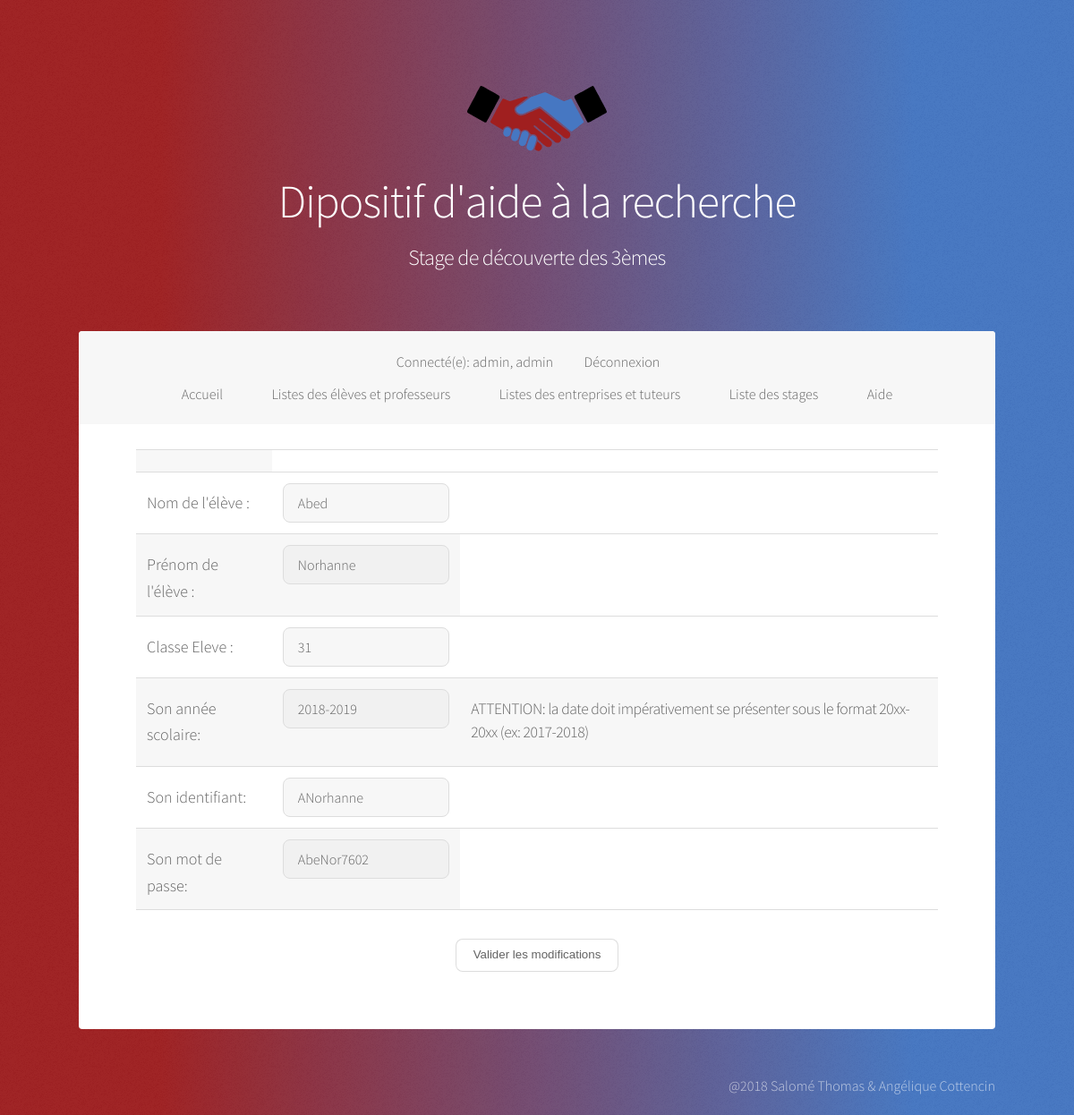
The app's page /Application/Stage/admin/modifEleve.php?eleve=1 (signed in) with its own data.
### tables this page shows
CREATE TABLE `usereleve` (
  `idUserEleve` int(200) NOT NULL,
  `nomEleve` text,
  `prenomEleve` text,
  `classeEleve` int(2) DEFAULT NULL,
  `anneeScolaire` text,
  `login` text,
  `password` text,
  `role` varchar(200) DEFAULT 'eleve',
  `present` tinyint(1) DEFAULT '1'
);

### Application/Stage/models/fonctions.php (called while the page is built, shortened)
<?php
require_once('connect-db.php');
	function eleve_getByID($idEleve) {
		global $pdo;
		$req = "SELECT * FROM usereleve where idUserEleve=:idEleve;";
		$query = $pdo->prepare ( $req );
		$query->bindValue ( ":idEleve", $idEleve, PDO::PARAM_INT );
		$query->execute ();
		return $query->fetch ();
	}
?>

### Application/Stage/admin/modifEleve.php (the view, shortened to what this page needs)
<?php
if(($_SESSION['role'] == "prof")||($_SESSION['role'] == "admin")){
    ?>
    <!DOCTYPE HTML>
    <html>
    <head>
        <link rel="stylesheet" href="../assets/css/main.css" />
    </head>
    <?php
    require_once('../models/fonctions.php');
    $nomEleve = "";
    $prenomEleve = "";
    $classeEleve = "";
    $anneeSco = "";
    $loginEleve = "";
    $passEleve= "";
    if (isset ( $_GET ["eleve"] )) {
        $unEleve = eleve_getByID ( $_GET ["eleve"] );
        $id = $unEleve->idUserEleve;
        $nomEleve = $unEleve->nomEleve;
        $prenomEleve = $unEleve->prenomEleve;
        $classeEleve = $unEleve->classeEleve;
        $anneeSco = $unEleve->anneeScolaire;
        $loginEleve = $unEleve->login;
        $passEleve = $unEleve->password;
    }
    ?>
    <body>
    <div id="wrapper">
        <header id="header" class="alt">
        <div class="logo"><img src="./../images/logo.svg" alt="" /></div>
        <h1>Dipositif d'aide à la recherche</h1>
    <h2>Stage de découverte des 3èmes</h2>
    </header>
    <nav id="nav">
        <ul>
        <li>
        <?php
        $log = $_SESSION['login'];
        $role = $_SESSION['role'];
        print ("Connecté(e): $log, $role");
        ?>
        </li>
        <li><a href=./../deconnexion.php>Déconnexion</a></li>
    </ul>
    <ul>
    <li><a href=./../home.php>Accueil</a></li>
    <li><a href=listes.php>Listes des élèves et professeurs</a></li>
    <li><a href=listesBis.php>Listes des entreprises et tuteurs</a></li>
    <li><a href=listesStages.php>Liste des stages</a></li>
    <li><a href=./../aide.php>Aide</a></li>
    </ul>
    </nav>
    <div id="main">
        <section id="intro" class="main">
        <form method="GET" action="modifEleve.php">
        <table class="table-condensed">
        <tr>
        <td><input type="hidden" name="eleve" value="<?php echo $id ?>"></td>
        </tr>
        <tr>
        <td><font size=4>Nom de l'élève :</font></td>
    <td><font size=4><input type="text" name="nomEleve" value="<?php echo $nomEleve ?>"></font></td>
    </tr>
    <tr>
    <td><font size=4>Prénom de l'élève :</font></td>
    <td><font size=4><input type="text" name="prenomEleve" value="<?php echo $prenomEleve ?>"></font></td>
    </tr>
    <tr>
    <td><font size=4>Classe Eleve :</font></td>
    <td><font size=4><select type="number" name="classeEleve">
        <option value="<?php echo $classeEleve ?>"> <?php echo $classeEleve?> </option>
    </select></font></td>
    </tr>
    <tr>
    <td><font size=4>Son année scolaire:</font></td>
    <td><font size=4><input type="text" name="anneeScolaire" value="<?php echo $anneeSco ?>" placeholder = "format 20xx-20xx"></font></td>
    <td><h4>ATTENTION: la date doit impérativement se présenter sous le format 20xx-20xx (ex: 2017-2018)</h4></td>
    </tr>
    <tr>
    <td><font size=4>Son identifiant: </font></td>
    <td><font size=4><input type="text" name="login" value="<?php echo $loginEleve?>"></font></td>
    </tr>
    <tr>
    <td><font size=4>Son mot de passe: </font></td>
    <td><font size=4><input type="text" name="password" value="<?php echo $passEleve ?>"></font></td>
    </tr>
    </table>
    <center><button type="submit" name="update" class="btn btn-primary" id="update"> Valider les modifications </button></center>
    </form>
    </section>
    </div>
    <footer id="footer">
        <section>
							@2018 Salomé Thomas & Angélique Cottencin
    </section>
    </footer>
    </div>
    </html>
    </body>
    </html>
    <?php
}
else
{
    header ('location: ./erreur.php');
}
?>

### records on screen
usereleve: nomEleve "Abed", prenomEleve "Norhanne", classeEleve "31", anneeScolaire "2018-2019", login "ANorhanne", password "AbeNor7602"

### other values on screen
$log "admin"
$role "admin"
